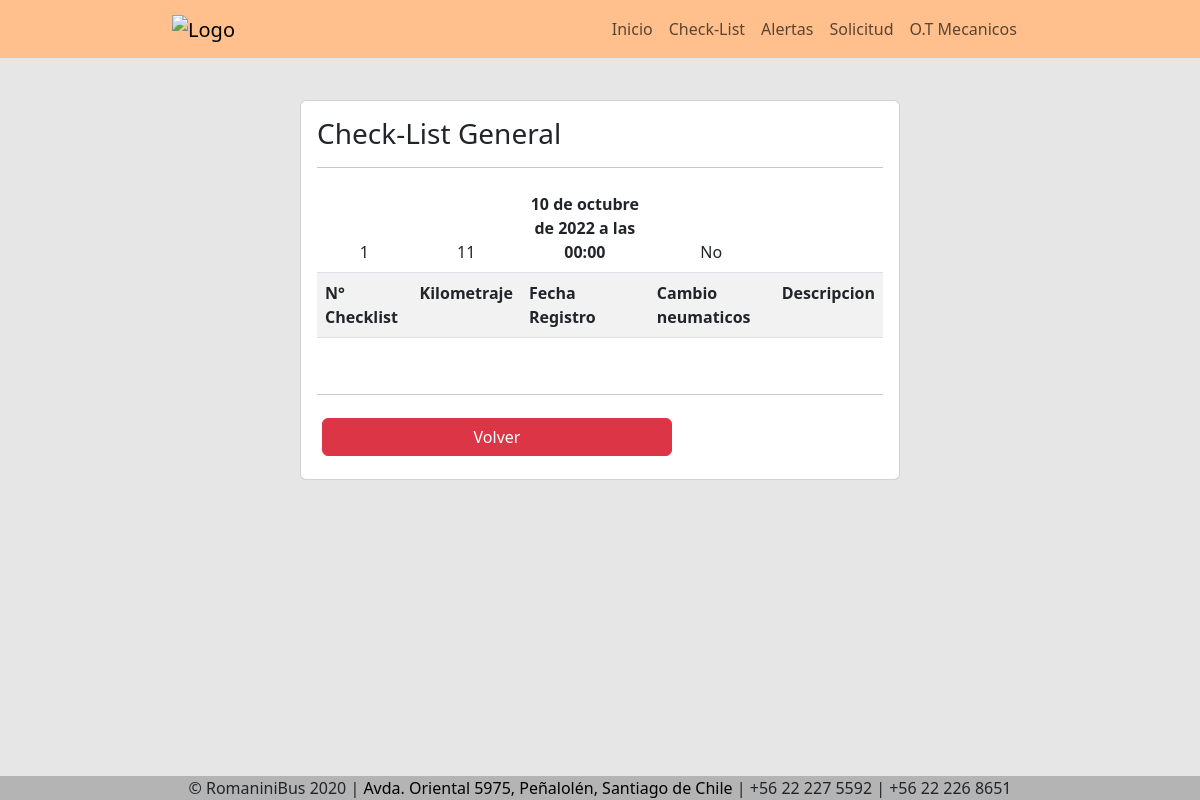
The page /listar_check/ on the database its author committed.
### app/models.py (models this page shows, shortened)
class Checklist(models.Model):
    id_check = models.AutoField(primary_key=True)
    kilometraje = models.IntegerField()
    fecha_registro = models.DateField()
    neumaticos = models.IntegerField(choices=opciones_check)
    correas = models.IntegerField(choices=opciones_check)
    aceite = models.IntegerField(choices=opciones_check)
    mangueras = models.IntegerField(choices=opciones_check)
    direccion = models.IntegerField(choices=opciones_check)
    liquido_frenos = models.IntegerField(choices=opciones_check)
    pastillas = models.IntegerField(choices=opciones_check)
    balatas = models.IntegerField(choices=opciones_check)
    observaciones = models.CharField(max_length=300)

### app/views.py (the view)
# urls.py: path('listar_check/', listar_check, name="listar_check"),
def listar_check(request):
    check = Checklist.objects.all()
    page = request.GET.get('page', 1)
    try:
        paginator = Paginator(check, 6)
        check = paginator.page(page)
    except:
        raise Http404
    data = {
        'entity':check,
        'paginator':paginator
    }
    return render(request, 'checklist/listar_check.html',data)

### app/templates/checklist/listar_check.html (shortened to what this page needs)
{% extends 'base.html' %}
{% load static %}
{% block contenido %}
<div class="col-12 col-md-6 offset-md-3">
    <div class="card">
        <div class="card-body">
            <h3>Check-List General</h3>
            <hr>
            <table class="table table-striped table-hover table-responsive-sm">
                <thead>
                <tr style="text-align: center;">
                {% for s in entity %}
                <tr style="text-align: center;">
                    <td>{{ s.id_check }}</td>
                    <td>{{ s.kilometraje }}</td>
                    <th scope="col">{{ s.fecha_registro }}</th>
                    <td>{% if s.neumaticos == 0 %}
                        Si
                        {% else %}
                        No
                        {% endif %}
                        </td>
                    <td>{{ s.descripcion }}</td>
                </tr>
                {% endfor %}
                </tr>
                </thead>
                <tbody>
                    <th scope="col">N° Checklist</th>
                    <th scope="col">Kilometraje</th>
                    <th scope="col">Fecha Registro</th>
                    <th scope="col">Cambio neumaticos</th>
                    <th scope="col">Descripcion</th>
                </tbody>
            </table>
            <hr>
            <div>
                <a class="btn btn-danger" href="{% url 'checklist' %}">Volver</a>
            </div>
        </div>
    </div>
</div>
{% endblock %}

### app/static/style.css (style rules this page uses)
body { background-color:rgb(230, 230, 230); }
.card { align-items: center; }
.btn { margin-left: 5px; margin-right: 5px; margin-top: 7px; margin-bottom: 7px; width: 350px; }

### rows shown on the page
Checklist: id_check "1", kilometraje "11", fecha_registro "10 de octubre de 2022 a las 00:00", neumaticos "No"
